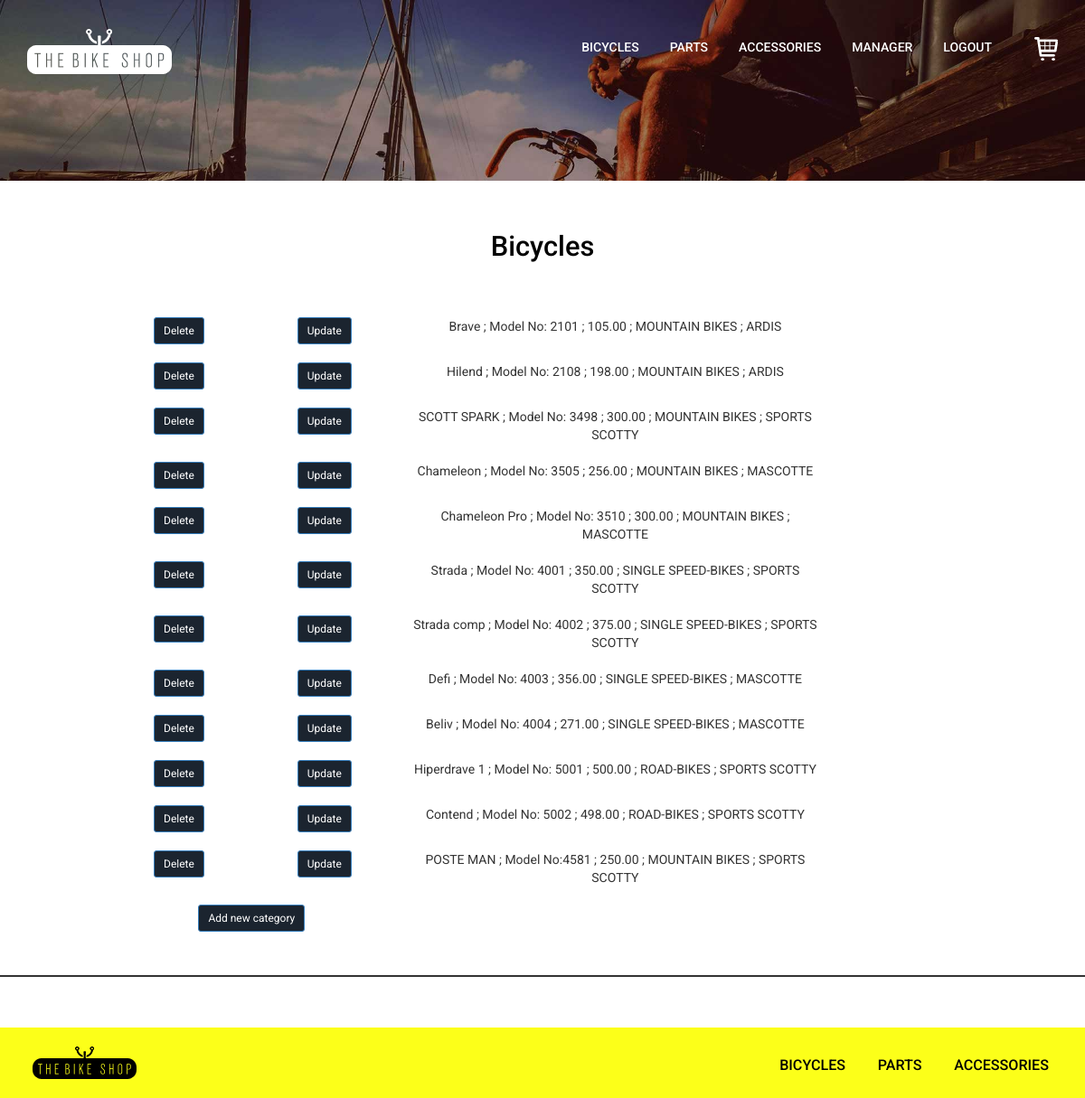
Screenshot of /bicycles/control_bicycles/ (signed in) with the database file from the repository.
### bicycles/models.py (models this page shows, shortened)
class ProductBicycles(models.Model):
    def get_file_name_bicycles(self, filename):
        ext = filename.split('.')[-1]
        filename = f'{uuid4()}.{ext}'
        return path.join('images/bicycles', filename)
    titel = models.CharField(max_length=50, unique=True)
    titel_model = models.CharField(max_length=50, unique=True)
    price = models.DecimalField(max_digits=7, decimal_places=2, default=0.00)
    images = models.ImageField(upload_to=get_file_name_bicycles)
    bike_type = models.ForeignKey(Bike_type, on_delete=models.CASCADE)
    bike_brand = models.ForeignKey(Bike_brand, on_delete=models.CASCADE)
    description = models.CharField(max_length=300, null=True)
    available = models.BooleanField(default=True)
    created = models.DateTimeField(auto_now_add=True)
    updated = models.DateTimeField(auto_now=True)
    class Meta:
        ordering = ('titel',)
        index_together = (('id', 'titel_model'),)

class Bike_type(models.Model):
    title = models.CharField(max_length=50, unique=True)
    categories_bicycles = models.IntegerField()
    is_visible = models.BooleanField(default=True)
    def __str__(self):
        return self.title

class Bike_brand(models.Model):
    title = models.CharField(max_length=50, unique=True)
    categories_bicycles = models.IntegerField()
    is_visible = models.BooleanField(default=True)
    def __str__(self):
        return self.title

### bicycles/views.py (the view)
# urls.py: path('control_bicycles/', control_bicycles, name='control_bicycles'),
@login_required(login_url='/login/')
@user_passes_test(is_member)
def control_bicycles(request):
    items_bicycles = ProductBicycles.objects.all().order_by('titel_model')
    return render(request, 'control_bicycles.html', context={'items_bicycles': items_bicycles})

### bicycles/views.py (called while the page is built)
def is_member(user):
    return user.groups.filter(name='manager').exists() or \
           user.is_staff

### cart/context_processors.py (called while the page is built)
def cart(request):
    return {'cart':Cart(request)}

### cart/models.py (called while the page is built)
    def __len__(self):
        return sum(item['quantity'] for item in self.cart.values())

### bicycles/templates/control_bicycles.html (shortened to what this page needs)
{% extends 'base.html' %}
{% block content %}
{% include 'banner_small.html' %}
    <div class="bikes">
        <div class="mountain-sec">
            <div class="section-title text-center section_margin">
                <h2>Bicycles</h2>
                <div class="col-md-10 col-md-offset-1">
                    {% for item in items_bicycles %}
                    <div class="row">
                        <div class="col-md-2">
                            <a href='{% url "bicycles:delete_bicycles" pk=item.pk%}'>
                                <button type="button" class="btn btn-primary btn-sm">Delete</button>
                            </a>
                        </div>
                        <div class="col-md-2">
                            <a href='{% url "bicycles:update_bicycles" pk=item.pk%}'>
                                <button type="button" class="btn btn-primary btn-sm">Update</button>
                            </a>
                        </div>
                        <div class="col-md-6">{{ item.titel }} ; {{ item.titel_model }} ; {{ item.price }} ;
                            {{ item.bike_type }} ; {{ item.bike_brand }}</div>
                    </div>
                    <br/>
                    {% endfor %}
                    <div class="row">
                        <div class='col-md-4 centered'>
                            <a href='{% url "bicycles:add_bicycles" %}'>
                                <button type="button" class="btn btn-primary btn-sm">Add new category</button>
                            </a>
                        </div>
                    </div>
                    <br/>
                </div>
            </div>
            <br/>
        </div>
    </div>
{% endblock %}

### static/css/style.css (style rules this page uses)
body { margin:0; padding:0; background:#fff; font-family: 'Roboto', sans-serif; }
body a { transition:0.5s all; -webkit-transition:0.5s all; -moz-transition:0.5s all; -o-transition:0.5s all; -ms-transition:0.5s all; }
h1,h2,h3,h4,h5,h6 { margin:0; }
.bikes { padding:6em 0 2em 0; }
.bikes { padding:4em 0; }
.mountain-sec,.singlespeed-sec { border-bottom:2px solid; padding:0 1.5em 2em 1.5em; }
.bikes h2 { color:#000; font-size:2.5em; font-weight:500; margin-bottom:2em; text-align:center; }
@media (max-width: 1280px) { .bikes h2 { font-size: 2.2em; } }

### rows the page displays
ProductBicycles: titel "Brave", titel_model "Model No: 2101", price "105.00", bike_type "MOUNTAIN BIKES", bike_brand "ARDIS"
ProductBicycles: titel "Hilend", titel_model "Model No: 2108", price "198.00", bike_type "MOUNTAIN BIKES", bike_brand "ARDIS"
ProductBicycles: titel "SCOTT SPARK", titel_model "Model No: 3498", price "300.00", bike_type "MOUNTAIN BIKES", bike_brand "SPORTS SCOTTY"
ProductBicycles: titel "Chameleon", titel_model "Model No: 3505", price "256.00", bike_type "MOUNTAIN BIKES", bike_brand "MASCOTTE"
ProductBicycles: titel "Chameleon Pro", titel_model "Model No: 3510", price "300.00", bike_type "MOUNTAIN BIKES", bike_brand "MASCOTTE"
ProductBicycles: titel "Strada", titel_model "Model No: 4001", price "350.00", bike_type "SINGLE SPEED-BIKES", bike_brand "SPORTS SCOTTY"
ProductBicycles: titel "Strada comp", titel_model "Model No: 4002", price "375.00", bike_type "SINGLE SPEED-BIKES", bike_brand "SPORTS SCOTTY"
ProductBicycles: titel "Defi", titel_model "Model No: 4003", price "356.00", bike_type "SINGLE SPEED-BIKES", bike_brand "MASCOTTE"
ProductBicycles: titel "Beliv", titel_model "Model No: 4004", price "271.00", bike_type "SINGLE SPEED-BIKES", bike_brand "MASCOTTE"
ProductBicycles: titel "Hiperdrave 1", titel_model "Model No: 5001", price "500.00", bike_type "ROAD-BIKES", bike_brand "SPORTS SCOTTY"
ProductBicycles: titel "Contend", titel_model "Model No: 5002", price "498.00", bike_type "ROAD-BIKES", bike_brand "SPORTS SCOTTY"
ProductBicycles: titel "POSTE MAN", titel_model "Model No:4581", price "250.00", bike_type "MOUNTAIN BIKES", bike_brand "SPORTS SCOTTY"
